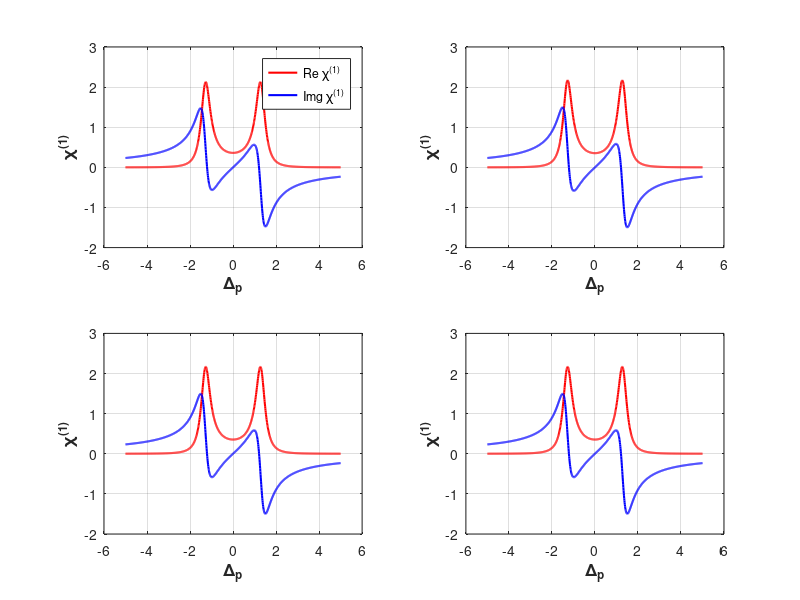

MATLAB code to generate this figure: (Note: this script raises an error after producing the figure.)
clear;
close all;
ax = gca;

deltap = -5.0e11:0.01e11:5.0e11; 
deltac=0;
deltab=0;
g21 = 1.0e9;  
g31 = 1.0e9;   
g41 = 4.0e11;
omegap = 11.0e14;
omegac = 1.24e11;
omegab = 1.413e11;
K = 2.0e17;
c = 3e8; % Speed of light

Delta1 = deltap+1i*(g21/2);
Delta2 = deltap +deltac+1i*(g31/2);
Delta3 = deltap +deltab+1i*(g41/2);

Dp = (Delta2 + 1i*g31/2) .* (Delta3 + 1i*g41/2) - abs(omegab)^2;
D = (Delta1+1i*g21/2).*(Delta2+1i*g31/2).*(Delta3+1i*g41/2)-abs(omegac)^2.*(Delta3+1i*g41/2)-abs(omegab)^2.*(Delta1+1i*g21/2);
A=((2.*c.*K)./(omegap));
l=(A^2)*84000;
chi1=((-A.*Dp)./D);

% Plot
red = [0.98 0.52 0];
blue = [0.12 0.61 0.73];

subplot(2,2,1);
plot(deltap ./ 10^11,imag(chi1), 'red', 'LineWidth', 1.5);
hold on;
plot(deltap ./ 10^11,real(chi1), 'blue', 'LineWidth', 1.5);
legend({'Re \chi^{(1)}', 'Img \chi^{(1)}'});
xlabel('\Delta_p', 'FontSize', 12, 'FontWeight', 'bold');
ylabel('\chi^{(1)}', 'FontSize', 12, 'FontWeight', 'bold');
grid on;

omegac = 1.24e11;
omegab = 1.4e11;
Dp = (Delta2 + 1i*g31/2) .* (Delta3 + 1i*g41/2) - abs(omegab)^2;
D = (Delta1 + 1i*g21/2) .* (Delta2 + 1i*g31/2) .* (Delta3 + 1i*g41/2)- abs(omegac)^2 .* (Delta3 + 1i*g41/2)- abs(omegab)^2 .* (Delta1 + 1i*g21/2);
chi1=((-A.*Dp)./D);
subplot(2,2,2);
plot(deltap ./ 10^11,imag(chi1), 'red', 'LineWidth', 1.5);
hold on;
plot(deltap ./ 10^11,real(chi1), 'blue', 'LineWidth', 1.5);
xlabel('\Delta_p', 'FontSize', 12, 'FontWeight', 'bold');
ylabel('\chi^{(1)}', 'FontSize', 12, 'FontWeight', 'bold');
grid on;

omegac = 1.24e11;
omegab = 1.4e11;
Dp = (Delta2 + 1i*g31/2) .* (Delta3 + 1i*g41/2) - abs(omegab)^2;
D = (Delta1 + 1i*g21/2) .* (Delta2 + 1i*g31/2) .* (Delta3 + 1i*g41/2)- abs(omegac)^2 .* (Delta3 + 1i*g41/2)- abs(omegab)^2 .* (Delta1 + 1i*g21/2);
chi1=((-A.*Dp)./D);
subplot(2,2,3);
plot(deltap ./ 10^11,imag(chi1), 'red', 'LineWidth', 1.5);
hold on;
plot(deltap ./ 10^11,real(chi1), 'blue', 'LineWidth', 1.5);
xlabel('\Delta_p', 'FontSize', 12, 'FontWeight', 'bold');
ylabel('\chi^{(1)}', 'FontSize', 12, 'FontWeight', 'bold');
grid on;

omegac = 1.24e11;
omegab = 1.4e11;
Dp = (Delta2 + 1i*g31/2) .* (Delta3 + 1i*g41/2) - abs(omegab)^2;
D = (Delta1 + 1i*g21/2) .* (Delta2 + 1i*g31/2) .* (Delta3 + 1i*g41/2)- abs(omegac)^2 .* (Delta3 + 1i*g41/2)- abs(omegab)^2 .* (Delta1 + 1i*g21/2);
chi1=((-A.*Dp)./D);
subplot(2,2,4);
plot(deltap ./ 10^11,imag(chi1), 'red', 'LineWidth', 1.5);
hold on;
plot(deltap ./ 10^11,real(chi1), 'blue', 'LineWidth', 1.5);
xlabel('\Delta_p', 'FontSize', 12, 'FontWeight', 'bold');
ylabel('\chi^{(1)}', 'FontSize', 12, 'FontWeight', 'bold');
grid on;

ax.XAxis.FontSize = 12;
ax.YAxis.FontSize = 12;
ylim([-3,5]);
